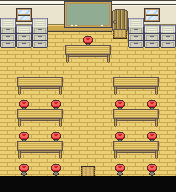

Below is a game level as drawn by its tile map, then a one-line description and the .tmx that defines it (tile-layer data replaced by summaries):
An orthogonal 11x12 tile map with 16x16 px tiles, 6 tile layers (Walkable, Other, Collisions, Other, ...), 5 tilesets and 7 objects (5x bot, 2x door).

<map version="1.0" orientation="orthogonal" width="11" height="12" tilewidth="16" tileheight="16">
 <tileset firstgid="1" source="../../../tileset/inside-terra.tsx" />
 <tileset firstgid="1025" source="../../../tileset/invisible.tsx" />
 <tileset firstgid="1041" source="../../../tileset/inside-decoration.tsx" />
 <tileset firstgid="2065" source="../../../tileset/inside-mobilier.tsx" />
 <tileset firstgid="3089" source="../../../tileset/animation.tsx" />
 <layer name="Walkable" width="11" height="12">
  <data>[132 cells, 121 non-empty, 4 distinct tile ids]</data>
 </layer>
 <layer name="Other" width="11" height="12">
  <data>[132 cells, 16 non-empty, 4 distinct tile ids]</data>
 </layer>
 <layer name="Collisions" width="11" height="12">
  <data>[132 cells, 60 non-empty, 8 distinct tile ids]</data>
 </layer>
 <layer name="Other" width="11" height="12">
  <data>[132 cells, 4 non-empty, 2 distinct tile ids]</data>
 </layer>
 <layer name="WalkBehind" width="11" height="12">
  <data>[132 cells, 34 non-empty, 12 distinct tile ids]</data>
 </layer>
 <layer name="other" width="11" height="12">
  <data>[132 cells, 0 non-empty, 0 distinct tile ids]</data>
 </layer>
 <objectgroup name="Moving" width="0" height="0">
  <object name="door" type="door" gid="1027" x="80" y="192">
   <properties>
    <property name="map" value="../-1.0" />
    <property name="x" value="10" />
    <property name="y" value="14" />
   </properties>
  </object>
  <object name="door" type="door" gid="3413" x="112" y="32">
   <properties>
    <property name="map" value="../-1.0" />
    <property name="x" value="10" />
    <property name="y" value="9" />
   </properties>
  </object>
 </objectgroup>
 <objectgroup name="Object" width="11" height="12">
  <object name="bot" type="bot" gid="1027" x="112" y="144">
   <properties>
    <property name="file" value="../../../bots-informations" />
    <property name="id" value="9038" />
    <property name="lookAt" value="top" />
    <property name="skin" value="nastykid1" />
   </properties>
  </object>
  <object name="bot" type="bot" gid="1027" x="144" y="144">
   <properties>
    <property name="file" value="../../../bots-informations" />
    <property name="id" value="9039" />
    <property name="lookAt" value="top" />
    <property name="skin" value="nastykid2" />
   </properties>
  </object>
  <object name="bot" type="bot" gid="1027" x="112" y="112">
   <properties>
    <property name="file" value="../../../bots-informations" />
    <property name="id" value="9040" />
    <property name="lookAt" value="top" />
    <property name="skin" value="kid1" />
   </properties>
  </object>
  <object name="bot" type="bot" gid="1027" x="16" y="112">
   <properties>
    <property name="file" value="../../../bots-informations" />
    <property name="id" value="9041" />
    <property name="lookAt" value="top" />
    <property name="skin" value="kid2" />
   </properties>
  </object>
  <object name="bot" type="bot" gid="1027" x="80" y="48">
   <properties>
    <property name="file" value="../../../bots-informations" />
    <property name="id" value="9063" />
    <property name="lookAt" value="bottom" />
    <property name="skin" value="prof" />
   </properties>
  </object>
 </objectgroup>
</map>
